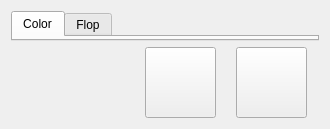
      <widget class="QWidget" name="page_2">
       <layout class="QVBoxLayout" name="verticalLayout_6">
        <item>
         <widget class="QTabWidget" name="tabWidget">
          <property name="currentIndex">
           <number>0</number>
          </property>
          <widget class="QWidget" name="colorList">
           <attribute name="title">
            <string>Color</string>
           </attribute>
          </widget>
          <widget class="QWidget" name="flopList">
           <attribute name="title">
            <string>Flop</string>
           </attribute>
          </widget>
         </widget>
        </item>
        <item>
         <layout class="QHBoxLayout" name="horizontalLayout_7">
          <property name="spacing">
           <number>20</number>
          </property>
          <property name="topMargin">
           <number>0</number>
          </property>
          <property name="rightMargin">
           <number>12</number>
          </property>
          <property name="bottomMargin">
           <number>0</number>
          </property>
          <item>
           <widget class="QLabel" name="label_11">
            <property name="sizePolicy">
             <sizepolicy hsizetype="Preferred" vsizetype="Fixed">
              <horstretch>0</horstretch>
              <verstretch>0</verstretch>
             </sizepolicy>
            </property>
            <property name="maximumSize">
             <size>
              <width>175</width>
              <height>70</height>
             </size>
            </property>
            <property name="text">
             <string/>
            </property>
            <property name="pixmap">
             <pixmap resource="resources/logoColor.qrc">:/logo/D:/Projects/isent_colorcheck/resources/colorcheck_logo.png</pixmap>
            </property>
            <property name="scaledContents">
             <bool>true</bool>
            </property>
           </widget>
          </item>
          <item>
           <spacer name="horizontalSpacer_14">
            <property name="orientation">
             <enum>Qt::Horizontal</enum>
            </property>
            <property name="sizeType">
             <enum>QSizePolicy::Fixed</enum>
            </property>
            <property name="sizeHint" stdset="0">
             <size>
              <width>40</width>
              <height>20</height>
             </size>
            </property>
           </spacer>
          </item>
          <item>
           <widget class="QLabel" name="label_21">
            <property name="maximumSize">
             <size>
              <width>140</width>
              <height>45</height>
             </size>
            </property>
            <property name="text">
             <string/>
            </property>
            <property name="pixmap">
             <pixmap resource="resources/introLogo.qrc">:/introsys/INTROSYS_White.png</pixmap>
            </property>
            <property name="scaledContents">
             <bool>true</bool>
            </property>
           </widget>
          </item>
          <item>
           <spacer name="horizontalSpacer_5">
            <property name="orientation">
             <enum>Qt::Horizontal</enum>
            </property>
            <property name="sizeType">
             <enum>QSizePolicy::Expanding</enum>
            </property>
            <property name="sizeHint" stdset="0">
             <size>
              <width>40</width>
              <height>20</height>
             </size>
            </property>
           </spacer>
          </item>
          <item>
           <widget class="QPushButton" name="export_button">
            <property name="sizePolicy">
             <sizepolicy hsizetype="Preferred" vsizetype="Preferred">
              <horstretch>0</horstretch>
              <verstretch>0</verstretch>
             </sizepolicy>
            </property>
            <property name="minimumSize">
             <size>
              <width>71</width>
              <height>71</height>
             </size>
            </property>
            <property name="maximumSize">
             <size>
              <width>71</width>
              <height>71</height>
             </size>
            </property>
            <property name="styleSheet">
             <string notr="true">border-image: url(:/export/iconfinder_free-07_463022.png)</string>
            </property>
            <property name="text">
             <string/>
            </property>
           </widget>
          </item>
          <item>
           <widget class="QPushButton" name="print_button">
            <property name="sizePolicy">
             <sizepolicy hsizetype="Preferred" vsizetype="Preferred">
              <horstretch>0</horstretch>
              <verstretch>0</verstretch>
             </sizepolicy>
            </property>
            <property name="minimumSize">
             <size>
              <width>71</width>
              <height>71</height>
             </size>
            </property>
            <property name="maximumSize">
             <size>
              <width>71</width>
              <height>71</height>
             </size>
            </property>
            <property name="styleSheet">
             <string notr="true">border-image: url(:/print/iconfinder_free-37_910741.png)
</string>
            </property>
            <property name="text">
             <string/>
            </property>
           </widget>
          </item>
         </layout>
        </item>
       </layout>
      </widget>
